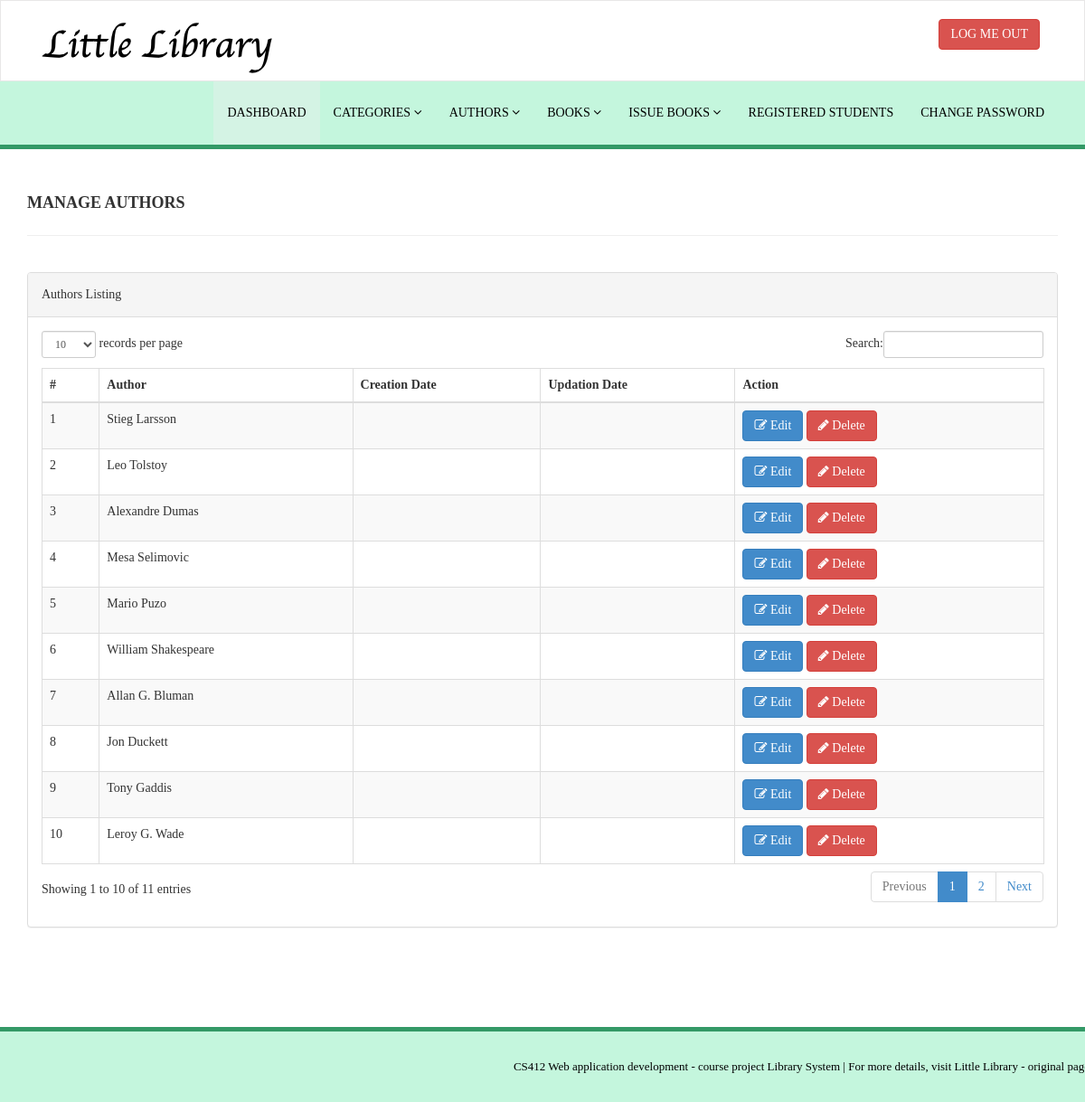
/library/admin/manage-authors.php (signed in), run on the app's committed database.
### tables this page shows
CREATE TABLE `tblauthors` (
  `id` int(11) NOT NULL,
  `AuthorName` varchar(159) DEFAULT NULL,
  `Added` timestamp NULL DEFAULT CURRENT_TIMESTAMP,
  `LastUpdated` timestamp NULL DEFAULT NULL ON UPDATE CURRENT_TIMESTAMP
);

### library/admin/manage-authors.php (the view, shortened to what this page needs)
<?php
include('includes/config.php');
if(strlen($_SESSION['alogin'])==0)
    {
header('location:index.php');
}
else{
    ?>
<!DOCTYPE html>
<html xmlns="http://www.w3.org/1999/xhtml">
<head>
    <link href="assets/css/bootstrap.css" rel="stylesheet" />
    <link href="assets/css/font-awesome.css" rel="stylesheet" />
    <link href="assets/js/dataTables/dataTables.bootstrap.css" rel="stylesheet" />
    <link href="assets/css/style.css" rel="stylesheet" />
    <link href="assets/css/cstyle.css" rel="stylesheet" />
</head>
<body>
<?php include('includes/header.php');?>
    <div class="content-wrapper">
         <div class="container">
        <div class="row pad-botm">
            <div class="col-md-12">
                <h4 class="header-line">Manage Authors</h4>
    </div>
     <div class="row">
</div>
        </div>
            <div class="row">
                <div class="col-md-12">
                    <div class="panel panel-default">
                        <div class="panel-heading">
                           Authors Listing
                        </div>
                        <div class="panel-body">
                            <div class="table-responsive">
                                <table class="table table-striped table-bordered table-hover" id="dataTables-example">
                                    <thead>
                                        <tr>
                                            <th>#</th>
                                            <th>Author</th>
                                            <th>Creation Date</th>
                                            <th>Updation Date</th>
                                            <th>Action</th>
                                        </tr>
                                    </thead>
                                    <tbody>
<?php $sql = "SELECT * from  tblauthors";
$query = $dbh -> prepare($sql);
$query->execute();
$results=$query->fetchAll(PDO::FETCH_OBJ);
$cnt=1;
if($query->rowCount() > 0)
{
foreach($results as $result)
{               ?>
                                        <tr class="odd gradeX">
                                            <td class="center"><?php echo htmlentities($cnt);?></td>
                                            <td class="center"><?php echo htmlentities($result->AuthorName);?></td>
                                            <td class="center"><?php echo htmlentities($result->creationDate);?></td>
                                            <td class="center"><?php echo htmlentities($result->UpdationDate);?></td>
                                            <td class="center">
                                            <a href="edit-author.php?athrid=<?php echo htmlentities($result->id);?>"><button class="btn btn-primary"><i class="fa fa-edit "></i> Edit</button>
                                          <a href="manage-authors.php?del=<?php echo htmlentities($result->id);?>" onclick="return confirm('Are you sure you want to delete?');"" >  <button class="btn btn-danger"><i class="fa fa-pencil"></i> Delete</button>
                                            </td>
                                        </tr>
 <?php $cnt=$cnt+1;}} ?>
                                    </tbody>
                                </table>
                            </div>
                        </div>
                    </div>
                </div>
            </div>
    </div>
    </div>
  <?php include('includes/footer.php');?>
</body>
</html>
<?php } ?>

### library/admin/assets/css/style.css (style rules this page uses)
.content-wrapper { margin-top: 40px; min-height:800px; padding-bottom:90px; }
.header-line { font-weight:900; padding-bottom:25px; border-bottom:1px solid #1a0000; text-transform:uppercase; }
.pad-botm { padding-bottom:30px; }

### library/admin/assets/css/cstyle.css (style rules this page uses)
body { font-family: 'Times New Roman', sans-serif; line-height:28px; }
.content-wrapper { margin-top: 40px; min-height:800px; padding-bottom:90px; }
.header-line { font-weight:900; padding-bottom:25px; border-bottom:1px solid #eeeeee; text-transform:uppercase; }
.pad-botm { padding-bottom:30px; }

### data on the page
tblauthors: AuthorName "Stieg Larsson"
tblauthors: AuthorName "Leo Tolstoy"
tblauthors: AuthorName "Alexandre Dumas"
tblauthors: AuthorName "Mesa Selimovic"
tblauthors: AuthorName "Mario Puzo"
tblauthors: AuthorName "William Shakespeare"
tblauthors: AuthorName "Allan G. Bluman"
tblauthors: AuthorName "Jon Duckett"
tblauthors: AuthorName "Tony Gaddis"
tblauthors: AuthorName "Leroy G. Wade"
